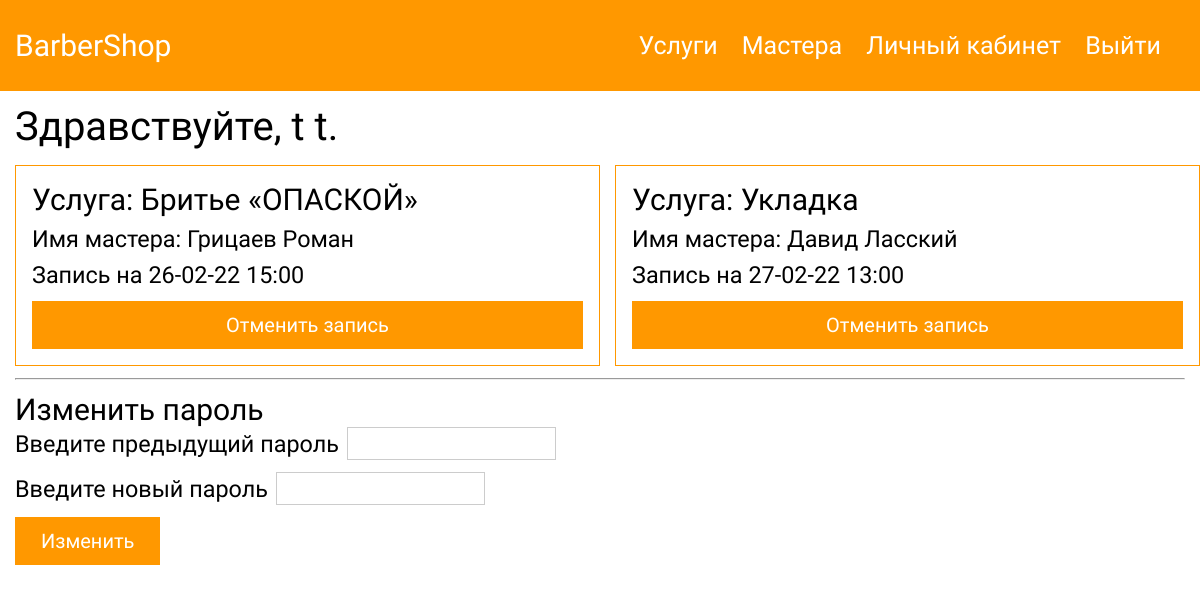
Page /php/pages/userCabinet.php (signed in) on the earlier database version.
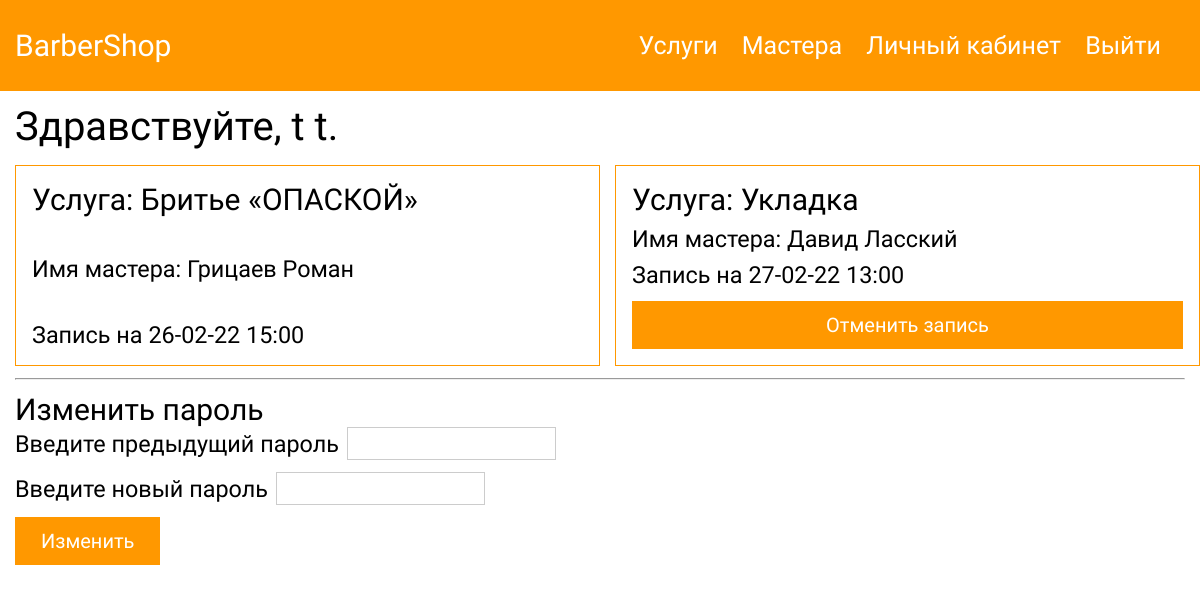
Same page on the later database version.
### tables this page shows
CREATE TABLE `users` (
  `id` int(11) NOT NULL,
  `name` varchar(256) NOT NULL,
  `surname` varchar(256) NOT NULL,
  `login` varchar(256) NOT NULL,
  `password` text NOT NULL,
  `email` varchar(256) NOT NULL,
  `role` text NOT NULL DEFAULT 'user'
);

CREATE TABLE `orders` (
  `id` int(11) NOT NULL,
  `master_id` int(11) NOT NULL,
  `service_id` int(11) NOT NULL,
  `date` text NOT NULL,
  `time` text NOT NULL,
  `user_id` int(11) NOT NULL,
  `confirmed` text NOT NULL DEFAULT 'false'
);

CREATE TABLE `service` (
  `id` int(11) NOT NULL,
  `title` varchar(256) NOT NULL,
  `description` text NOT NULL,
  `img` text NOT NULL,
  `price` int(11) NOT NULL
);

CREATE TABLE `barbers` (
  `id` int(11) NOT NULL,
  `name` varchar(256) NOT NULL,
  `expierence` varchar(256) NOT NULL,
  `barber_login` varchar(256) NOT NULL
);

### php/pages/userCabinet.php (the view, shortened to what this page needs)
<?php require_once('../scripts/db.php'); ?>
<?php require_once('../header.php'); ?>
<link rel="stylesheet" href="/css/global.css">
<link rel="stylesheet" href="/css/header.css">
<link rel="stylesheet" href="/css/card.css">
<link rel="stylesheet" href="/css/login.css">
<link rel="stylesheet" href="/css/personal_cabinet.css">
<div class="container">
    <h1 class="mt-12">Здравствуйте, <?php
        $sql = "SELECT `name`, `surname` FROM `users` WHERE `id` = :i";
        $query = $connect -> prepare($sql);
        $query -> execute(["i" => $_SESSION['id']]);
        $result = $query -> fetch(PDO::FETCH_ASSOC);
        echo $result['name'] . ' ' . $result['surname'] . '.'
    ?></h1>
    <?php
        $sql = "SELECT b.id, b.name, s.title, o.date, o.time, o.confirmed FROM orders o INNER JOIN barbers b ON o.master_id = b.id INNER JOIN service s ON s.id = o.service_id WHERE o.user_id = :i";
        $query = $connect -> prepare($sql);
        $query -> execute(['i' => $_SESSION['id']]);
        $result = $query -> fetchAll(PDO::FETCH_ASSOC);
        echo '<div class="card__container">';
        foreach ($result as $key => $value) {
            echo
            '
                <form class="card">
                    <input class="user" type="hidden" value="' . $_SESSION['id'] . '">
                    <h2>Услуга: ' . $result[$key]["title"] . '</h2>
                    <h3 class="mt-8 master" value="' . $result[$key]["id"] . '">Имя мастера: ' . $result[$key]["name"] . '</h3 >
                    <h3 class="mt-8 date" value="' . $result[$key]["date"] . '">Запись на ' . $result[$key]["date"] . ' ' . '<span class="time" value="' . $result[$key]["time"] . '">' . $result[$key]["time"] . '</span></h3>';
                if ($result[$key]["confirmed"] == 'false') {
                    echo '<button class="btn-reset btn-primary deleteOrderBtn">Отменить запись</button>';
                }
            echo '</form>
            ';
        }
        echo '</div>';
    ?>
</div>
<div class="container">
    <hr class="mt-12">
    <h2 class="mt-12">Изменить пароль</h2>
    <form id="changePassForm" class="mt-18">
        <div class="flex ai-center">
            <h3 class="mr-8">Введите предыдущий пароль</h3>
            <input class="form__input" type="password" id="last_pass">
        </div>
        <div class="flex ai-center mt-12">
            <h3 class="mr-8">Введите новый пароль</h3>
            <input class="form__input" type="password" id="new_pass">
        </div>
        <button type="submit" class="btn-reset btn-primary">Изменить</button>
    </form>
</div>

### php/header.php (shortened to what this page needs)
<header class="bg-primary">
    <div class="container header__container">
        <div class="flex jc-between ai-center py-8">
            <h2><a href="/" class="logo">BarberShop</a></h2>
            <nav class="nav">
                <ul class="nav__list flex">
                    <li class="nav__item"><a href="/php/pages/service.php" class="nav__link">Услуги</a></li>
                    <?php
                        if ($_SESSION['role'] !== 'barber') {
                            echo '<li class="nav__item"><a href="/php/pages/barbers.php" class="nav__link">Мастера</a></li>';
                        }
                        if (isset($_SESSION['id'])) {
                            if ($_SESSION['role'] == 'user') {
                                echo '<li class="nav__item"><a href="/php/pages/userCabinet.php" class="nav__link">Личный кабинет</a></li>';
                            } elseif ($_SESSION['role'] == 'barber') {
                                echo '<li class="nav__item"><a href="/php/pages/barberCabinet.php" class="nav__link">Личный кабинет барбера</a></li>';
                            } elseif ($_SESSION['role'] == 'admin') {
                                echo '<li class="nav__item"><a href="/php/pages/admin.php" class="nav__link">Панель администратора</a></li>';
                                echo '<li class="nav__item"><a href="/php/pages/allOrders.php" class="nav__link">Все записи</a></li>';
                            }
                            echo '<li class="nav__item"><a href="/php/scripts/logout.php" id="logoutBtn" class="nav__link">Выйти</a></li>';
                        } else {
                            echo '<li class="nav__item"><a href="/php/pages/login.php" class="nav__link">Войти</a></li>';
                        }
                    ?>
                </ul>
            </nav>
        </div>
    </div>
</header>

### css/global.css (style rules this page uses)
* { margin: 0; padding: 0; font-family: 'Roboto', sans-serif; }
.container { max-width: 1410px; padding: 0px 15px; margin: 0 auto; }
.flex { display: flex; }
.jc-between { justify-content: space-between; }
.ai-center { align-items: center; }
.py-8 { padding-top: 8px; padding-bottom: 8px; }
.mt-12 { margin-top: 12px; }
.mt-8 { margin-top: 8px; }
.mr-8 { margin-right: 8px; }
a { text-decoration: none; color: rgb(7, 6, 6); }
.bg-primary { background-color: var(--main-color); }
.btn-reset { padding: 12px 26px; cursor: pointer; outline: none; border: none; font-size: 2rem; }
.btn-primary { margin-top: 12px; background-color: var(--main-color); color: white; }

### css/header.css (style rules this page uses)
.header__container { padding-top: 20px; padding-bottom: 20px; }
.nav__link { font-size: 2.5rem; color: white !important; }
.nav__item:not(:last-child) { margin-right: 24px; }
.nav__list { list-style-type: none; }
header .logo { cursor: pointer; color: white !important; }

### css/card.css (style rules this page uses)
.card__container { padding-top: 15px; display: grid; grid-template-columns: 50% 50%; gap: 15px; }
.card { padding: 16px; border: 1px solid var(--main-color); display: flex; flex-direction: column; justify-content: space-between; }

### css/login.css (style rules this page uses)
.form__input { padding: 8px; border: 1px solid #ccc; }

Differences in the rows shown:
changed orders "Бритье «ОПАСКОЙ»": no longer shows "Отменить запись"
